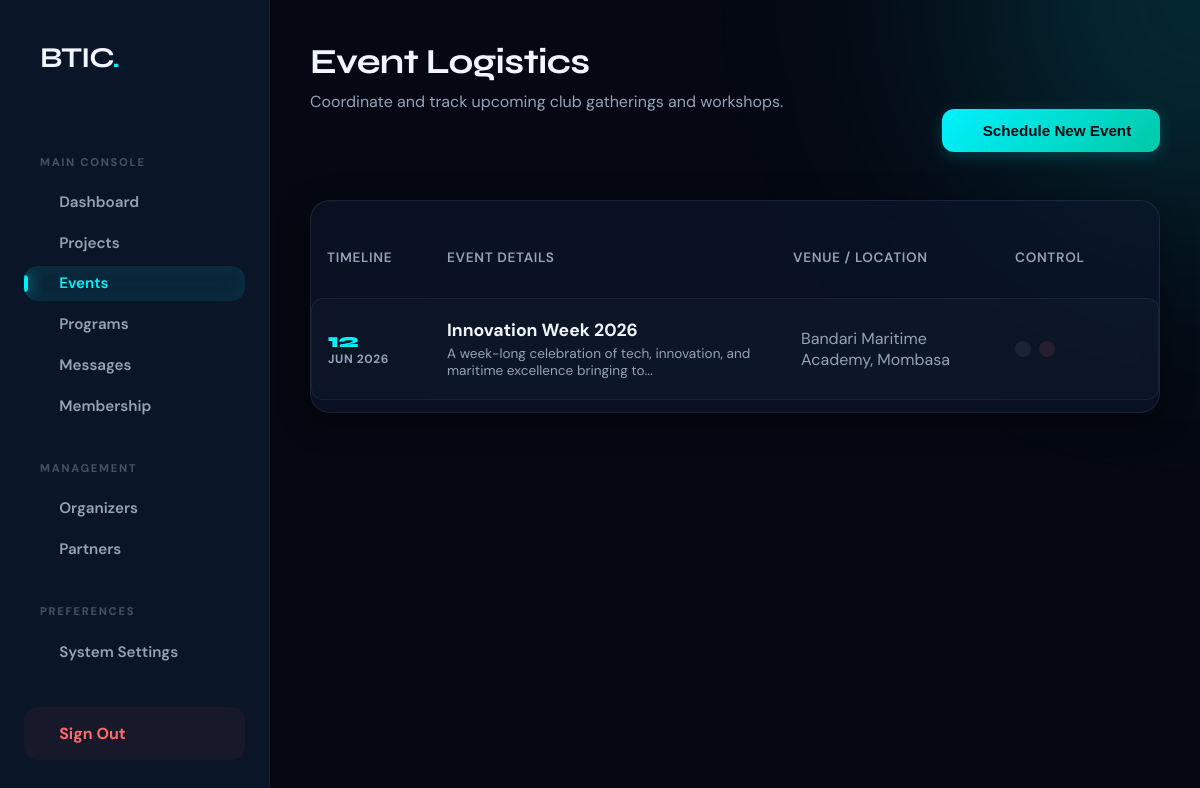
/admin/events.php (signed in), run on the app's committed database.
### tables this page shows
CREATE TABLE `events` (
  `id` int(11) NOT NULL AUTO_INCREMENT,
  `title` varchar(100) NOT NULL,
  `subtitle` varchar(255) DEFAULT NULL,
  `description` text NOT NULL,
  `event_date` date NOT NULL,
  `start_time` time DEFAULT NULL,
  `end_time` time DEFAULT NULL,
  `location` varchar(255) DEFAULT 'Bandari Maritime Academy',
  `tags` varchar(255) DEFAULT NULL,
  `registration_link` varchar(255) DEFAULT '#',
  `created_at` timestamp DEFAULT CURRENT_TIMESTAMP,
  PRIMARY KEY (`id`)
);

### admin/events.php (the view, shortened to what this page needs)
<?php
include '../db_connect.php';
$events = $conn->query("SELECT * FROM events ORDER BY event_date ASC")->fetchAll(PDO::FETCH_ASSOC);
include 'includes/header.php';
?>
<div class="dashboard-wrapper">
    <?php include 'includes/sidebar.php'; ?>
    <main class="main-content">
        <header class="page-header"
            style="display: flex; justify-content: space-between; align-items: flex-end; margin-bottom: 3rem; flex-wrap: wrap; gap: 1.5rem;">
            <div>
                <h1 class="section-title">Event Logistics</h1>
                <p class="section-subtitle">Coordinate and track upcoming club gatherings and workshops.</p>
            </div>
            <button class="btn btn-primary" onclick="openModal()">
                <i class="ri-calendar-event-line"></i> Schedule New Event
            </button>
        </header>
        <div class="glass-card" style="padding: 0; overflow: hidden;">
            <table class="premium-table">
                <thead>
                    <tr>
                        <th width="120">Timeline</th>
                        <th>Event Details</th>
                        <th>Venue / Location</th>
                        <th width="160">Control</th>
                    </tr>
                </thead>
                <tbody>
                    <?php foreach ($events as $event): ?>
                        <tr>
                            <td data-label="Timeline">
                                <div style="display: flex; flex-direction: column; align-items: flex-start;">
                                    <div
                                        style="font-weight: 800; font-family: 'Syne', sans-serif; color: var(--accent); font-size: 1.25rem; line-height: 1;">
                                        <?php echo date('d', strtotime($event['event_date'])); ?>
                                    </div>
                                    <div
                                        style="font-size: 0.75rem; text-transform: uppercase; font-weight: 700; color: var(--muted); letter-spacing: 0.05em;">
                                        <?php echo date('M Y', strtotime($event['event_date'])); ?>
                                    </div>
                                </div>
                            </td>
                            <td data-label="Event Details">
                                <div style="font-weight: 700; font-size: 1.1rem; color: var(--white);">
                                    <?php echo htmlspecialchars($event['title']); ?></div>
                                <div style="font-size: 0.85rem; color: var(--muted); margin-top: 0.25rem;">
                                    <?php echo substr(htmlspecialchars($event['description']), 0, 80) . '...'; ?>
                                </div>
                            </td>
                            <td data-label="Venue">
                                <div style="display: flex; align-items: center; gap: 0.5rem; color: var(--muted);">
                                    <span><?php echo htmlspecialchars($event['location']); ?></span>
                                </div>
                            </td>
                            <td data-label="Control">
                                <div style="display: flex; gap: 0.5rem;">
                                    <a href="#" class="btn btn-secondary" style="padding: 0.5rem; border-radius: 10px;"
                                        title="Edit"><i class="ri-pencil-line"></i></a>
                                    <a href="events.php?delete=<?php echo $event['id']; ?>" class="btn"
                                        style="padding: 0.5rem; border-radius: 10px; background: rgba(255,107,107,0.1); color: #ff6b6b;"
                                        onclick="return confirm('Are you sure?')" title="Delete"></a>
                                </div>
                            </td>
                        </tr>
                    <?php endforeach; ?>
                </tbody>
            </table>
        </div>
    </main>
</div>
</body>
</html>

### admin/includes/header.php (style rules this page uses)
:root { --bg-deep: #050812; --surface: rgba(13, 24, 45, 0.6); --surface-hover: rgba(18, 32, 60, 0.8); --accent: #00f2fe; --accent-glow: rgba(0, 242, 254, 0.2); --teal: #00c9a7; --sky: #38bdf8; --amber: #f5a623; --error: #ff4d4f; --white: #f0f6ff; --muted: #94a3b8; --border: rgba(255, 255, 255, 0.06); --glass-border: rgba(255, 255, 255, 0.08); --shadow: 0 8px 32px rgba(0, 0, 0, 0.4); --sidebar-width: 270px; }
* { margin: 0; padding: 0; box-sizing: border-box; }
body { font-family: 'DM Sans', sans-serif; background-color: var(--bg-deep); color: var(--white); min-height: 100vh; overflow-x: hidden; }
.dashboard-wrapper { display: flex; min-height: 100vh; position: relative; }
.main-content { flex: 1; margin-left: var(--sidebar-width); padding: 2.5rem; transition: all 0.4s cubic-bezier(0.4, 0, 0.2, 1); position: relative; z-index: 1; }
.glass-card { background: var(--surface); backdrop-filter: blur(12px); border: 1px solid var(--glass-border); border-radius: 20px; padding: 2rem; box-shadow: var(--shadow); transition: transform 0.3s ease, border-color 0.3s ease; }
h1, h2, h3, .logo-text { font-family: 'Syne', sans-serif; font-weight: 700; }
.section-title { font-size: 2.2rem; margin-bottom: 0.5rem; letter-spacing: -0.02em; }
.section-subtitle { color: var(--muted); margin-bottom: 2.5rem; font-size: 1rem; }
.btn { display: inline-flex; align-items: center; gap: 0.75rem; padding: 0.8rem 1.8rem; border-radius: 12px; font-size: 0.95rem; font-weight: 600; cursor: pointer; text-decoration: none; border: none; transition: all 0.3s cubic-bezier(0.4, 0, 0.2, 1); white-space: nowrap; }
.btn-primary { background: linear-gradient(135deg, var(--accent), var(--teal)); color: #050812; box-shadow: 0 4px 15px var(--accent-glow); }
.btn-secondary { background: var(--border); color: var(--white); }
.premium-table { width: 100%; border-collapse: separate; border-spacing: 0 0.75rem; margin-top: 1rem; }
.premium-table th { padding: 1.25rem 1rem; text-align: left; color: var(--muted); font-weight: 600; font-size: 0.85rem; text-transform: uppercase; letter-spacing: 0.05em; }
.premium-table td { padding: 1.25rem 1rem; background: rgba(255, 255, 255, 0.02); border-top: 1px solid var(--border); border-bottom: 1px solid var(--border); vertical-align: middle; }
.premium-table tr td:first-child { border-left: 1px solid var(--border); border-top-left-radius: 12px; border-bottom-left-radius: 12px; }
.premium-table tr td:last-child { border-right: 1px solid var(--border); border-top-right-radius: 12px; border-bottom-right-radius: 12px; }

### data on the page
events: event_date "12", event_date "JUN 2026", title "Innovation Week 2026", description "A week-long celebration of tech, innovation, and maritime excellence bringing to", location "Bandari Maritime Academy, Mombasa"
